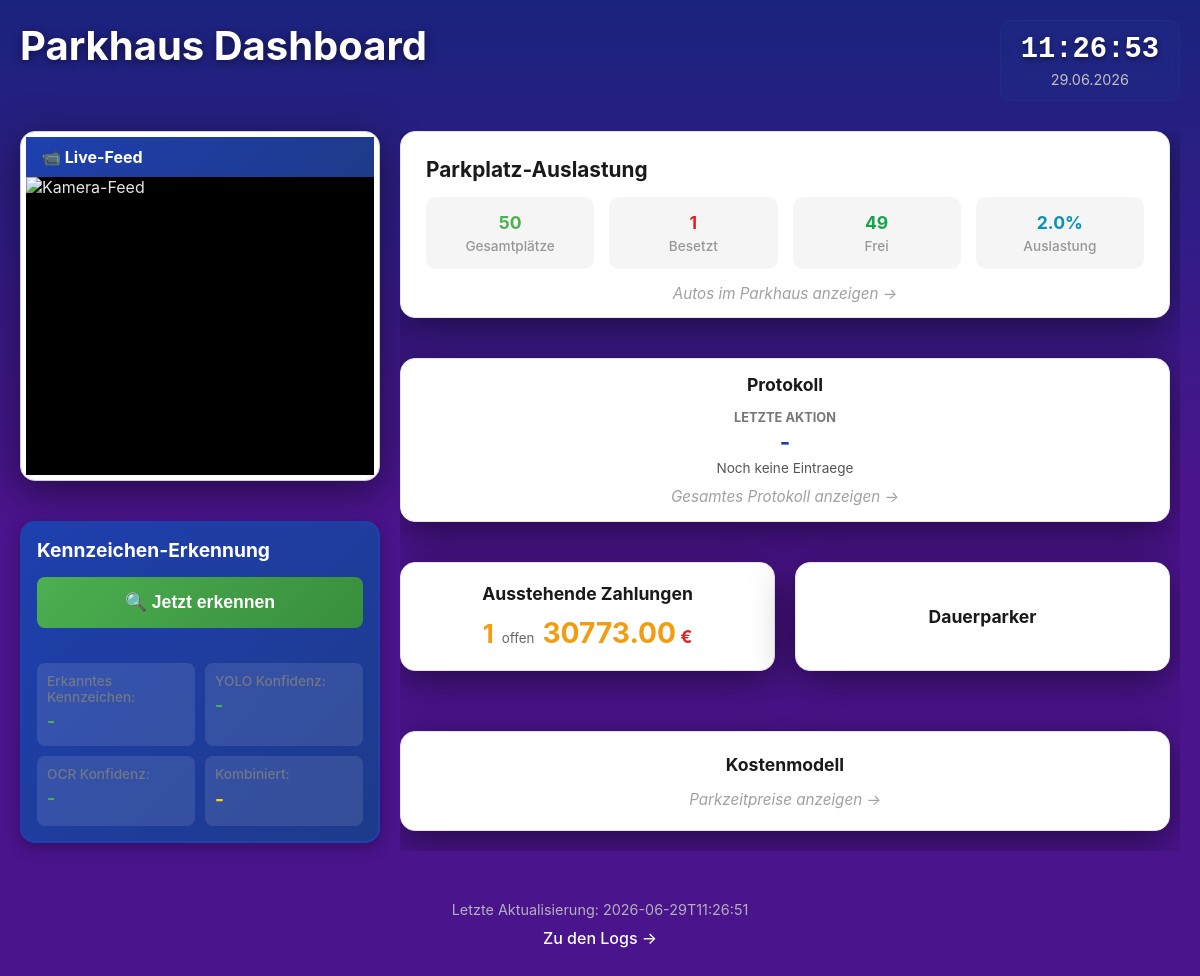
Before: / with the older database file.
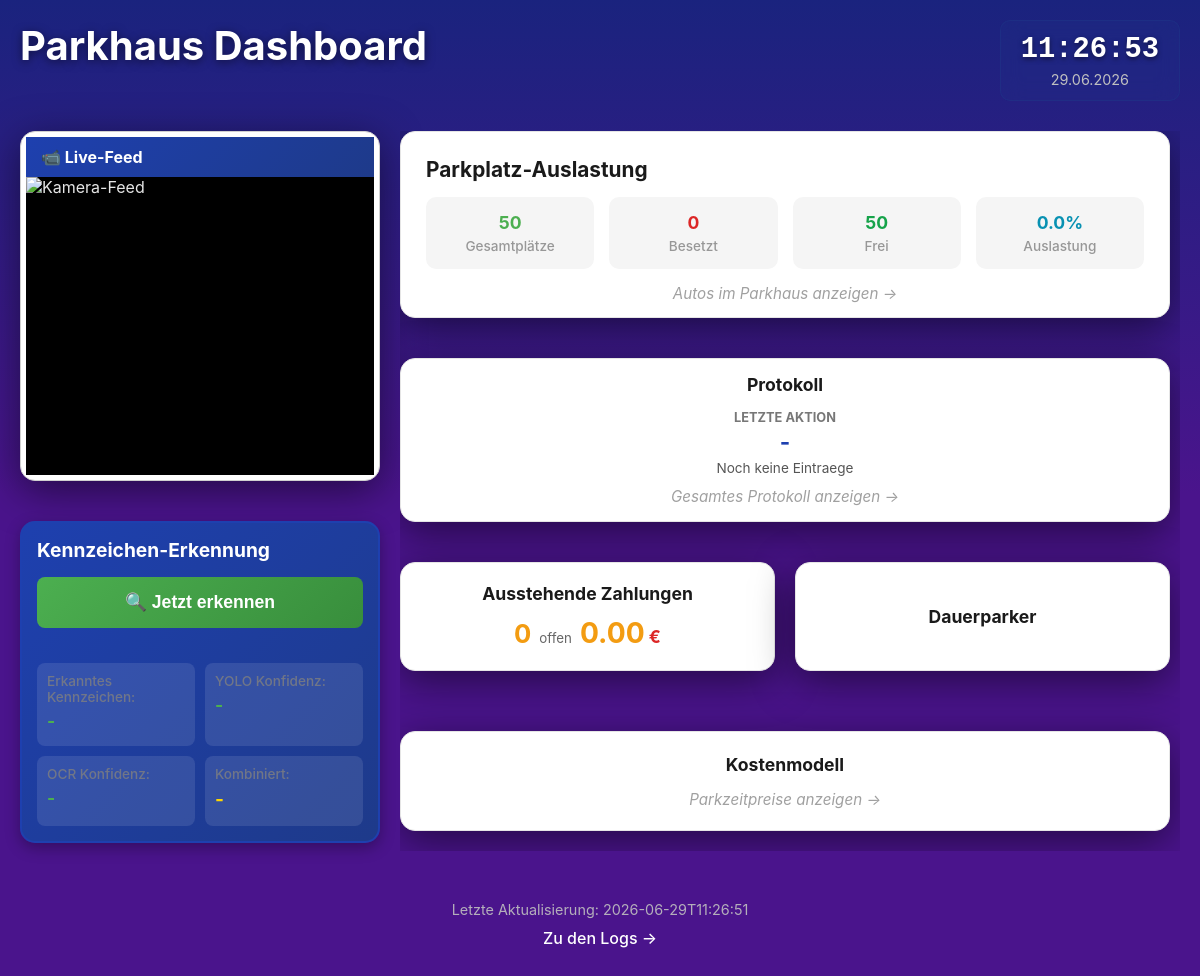
After: the same page with the newer database file.
### tables this page shows
CREATE TABLE parking_capacity (
            id INTEGER PRIMARY KEY AUTOINCREMENT,
            total_spaces INTEGER NOT NULL DEFAULT 50,
            occupied_spaces INTEGER DEFAULT 0,
            last_updated TIMESTAMP DEFAULT CURRENT_TIMESTAMP
        );

### Dashboard/routes.py (the view)
@router.get("/", response_class=HTMLResponse)
def dashboard(request: Request):
    dashboard_data = DashboardService.get_dashboard_summary()
    template = env.get_template("index.html")
    html = template.render(request=request, data=dashboard_data)
    return html

### Dashboard/templates/index.html (shortened to what this page needs)
<!DOCTYPE html>
<html>
<head>
    <link rel="stylesheet" href="/static/style.css?v={{ range(0, 10000) | random }}">
</head>
<body>
<div class="container">
    <div class="header-top">
        <h1>Parkhaus Dashboard</h1>
        <div class="current-time">
            <div class="time-display" id="current-time">--:--:--</div>
            <div class="date-display" id="current-date">--.--.----</div>
        </div>
    </div>
    <div class="dashboard-layout">
        <div class="feed-section">
            <div class="card camera-feed">
                <h3>📹 Live-Feed</h3>
                <img id="live-feed-img" src="/api/stream" alt="Kamera-Feed">
            </div>
            <div class="card recognition-panel">
                <h3>Kennzeichen-Erkennung</h3>
                <div class="recognition-controls">
                    <button class="btn btn-recognize" onclick="recognizePlate()">🔍 Jetzt erkennen</button>
                </div>
                <div class="recognition-stats">
                    <div class="stat">
                        <span class="stat-label">Erkanntes Kennzeichen:</span>
                        <span class="stat-value" id="recognized-plate">-</span>
                    </div>
                    <div class="stat">
                        <span class="stat-label">YOLO Konfidenz:</span>
                        <span class="stat-value" id="yolo-confidence">-</span>
                    </div>
                    <div class="stat">
                        <span class="stat-label">OCR Konfidenz:</span>
                        <span class="stat-value" id="ocr-confidence">-</span>
                    </div>
                    <div class="stat">
                        <span class="stat-label">Kombiniert:</span>
                        <span class="stat-value highlight" id="combined-confidence">-</span>
                    </div>
                </div>
            </div>
        </div>
        <div class="widgets-section">
            <div class="card capacity-card clickable" onclick="openModal('occupancy')">
                <h3>Parkplatz-Auslastung</h3>
                <div class="capacity-grid">
                    <div class="capacity-stat">
                        <div class="stat-value" id="total-spaces">{{ data.parking_capacity.total_spaces }}</div>
                        <div class="stat-label">Gesamtplätze</div>
                    </div>
                    <div class="capacity-stat">
                        <div class="stat-value occupied" id="occupied-spaces">{{ data.parking_capacity.occupied_spaces }}</div>
                        <div class="stat-label">Besetzt</div>
                    </div>
                    <div class="capacity-stat">
                        <div class="stat-value available" id="available-spaces">{{ data.parking_capacity.available_spaces }}</div>
                        <div class="stat-label">Frei</div>
                    </div>
                    <div class="capacity-stat">
                        <div class="stat-value rate" id="occupancy-rate">{{ data.parking_capacity.occupancy_rate }}%</div>
                        <div class="stat-label">Auslastung</div>
                    </div>
                </div>
                <p class="preview-text capacity-preview">Autos im Parkhaus anzeigen →</p>
            </div>
            <div class="card protocol-card clickable" onclick="openModal('protocol')">
                <h3>Protokoll</h3>
                <div class="protocol-preview">
                    <span class="protocol-preview-label" id="protocol-preview-type">Letzte Aktion</span>
                    <strong id="protocol-preview-plate">-</strong>
                    <small id="protocol-preview-detail">Noch keine Eintraege</small>
                    <p class="preview-text">Gesamtes Protokoll anzeigen →</p>
                </div>
            </div>
            <div class="bottom-widgets-row">
                <div class="card pending-card clickable" onclick="openModal('costs')">
                    <h3>Ausstehende Zahlungen</h3>
                    <div class="pending-widget-summary">
                        <span id="pending-count-preview">{{ data.pending_payments.pending_count }}</span>
                        <small>offen</small>
                        <strong><span id="pending-total-preview">{{ "%.2f"|format(data.pending_payments.total_amount_pending) }}</span> €</strong>
                    </div>
                </div>
                <div class="card recent-vehicles-card clickable" onclick="openModal('dauerparker')">
                    <h3>Dauerparker</h3>
                </div>
            </div>
            <div class="card pricing-card clickable" onclick="openModal('pricing')">
                <h3>Kostenmodell</h3>
                <div class="pricing-preview">
                    <p class="preview-text">Parkzeitpreise anzeigen →</p>
                </div>
            </div>
        </div>
    </div>
    <div class="footer">
        <p>Letzte Aktualisierung: <span id="last-update">{{ data.timestamp[:19] }}</span></p>
        <a href="/logs">Zu den Logs →</a>
    </div>
</div>
</body>
</html>

Changed rows visible on the page:
changed parking_capacity: parking_capacity.occupied_spaces "1" → "0"
Other visible differences:
{{ data.parking_capacity.available_spaces }}: "49" → "50"
{{ data.parking_capacity.occupancy_rate }}: "2.0" → "0.0"
{{ data.pending_payments.pending_count }}: "1" → "0"
{{ "%.2f"|format(data.pending_payments.total_amount_pending) }}: "30773.00" → "0.00"
